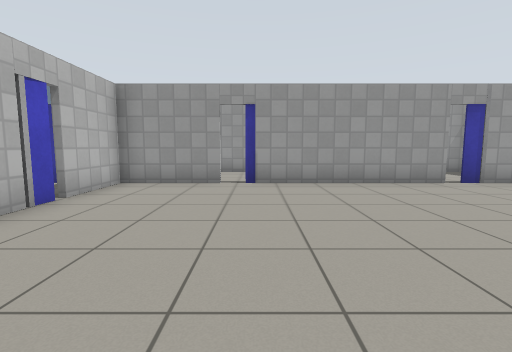
[1] (above)

15 first-person views from a walk through a Gazebo world. The camera is 0.94 m above the floor, tilts 6° down and sees 85° across. The floor is counted in squares, 1 m on a side. Each view is taken from the middle of a square. On the plan, view 1 faces up. The plan holds only what a view shows up to about 11 squares ahead; the rest is blank. The robots in the file are not drawn. Simple patterns stand in for the simulator's built-in surfaces. Simple shapes stand in for some stock models.

[2]
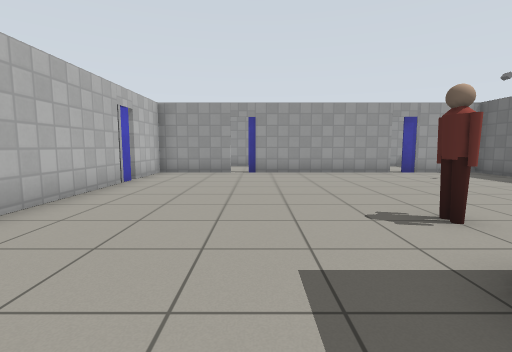

[3]
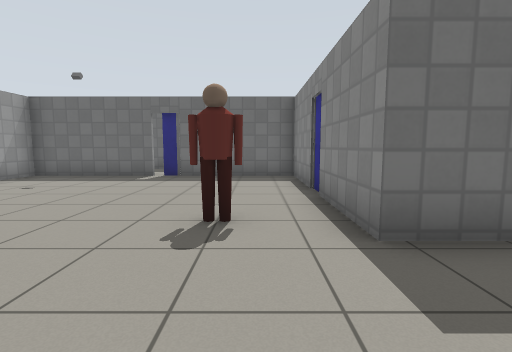

[4]
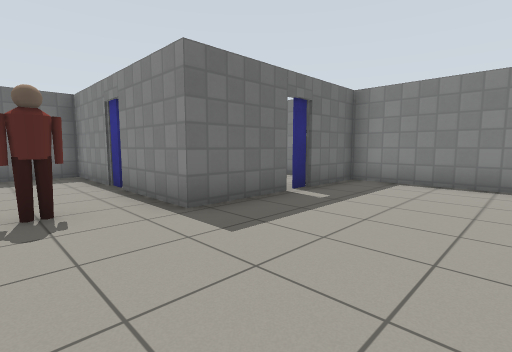

[5]
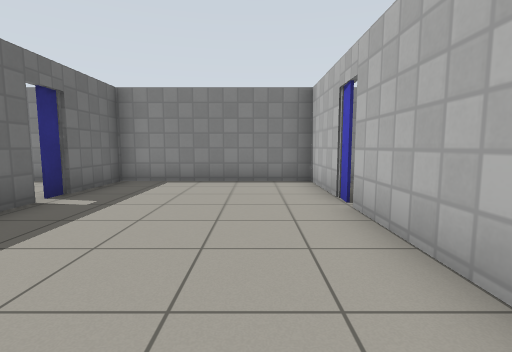

[6]
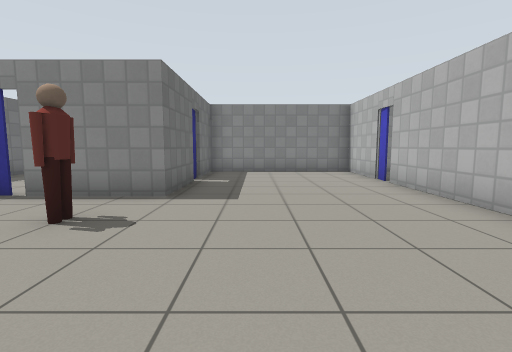

[7]
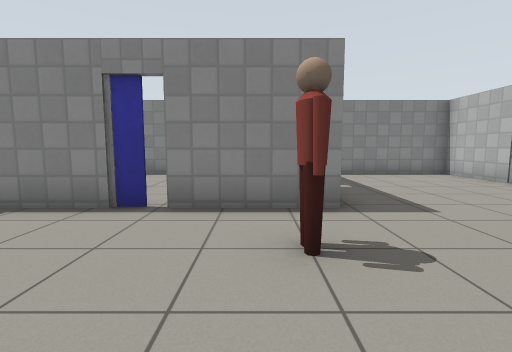

[8]
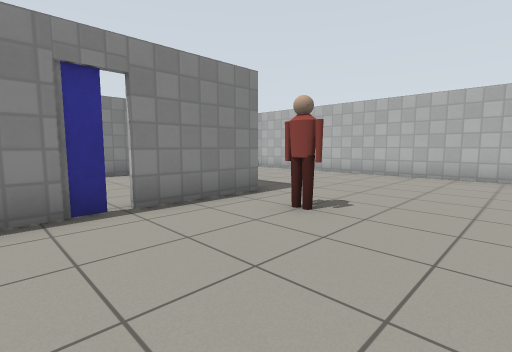

[9]
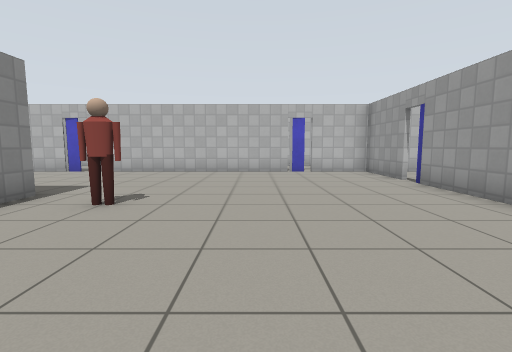

[10]
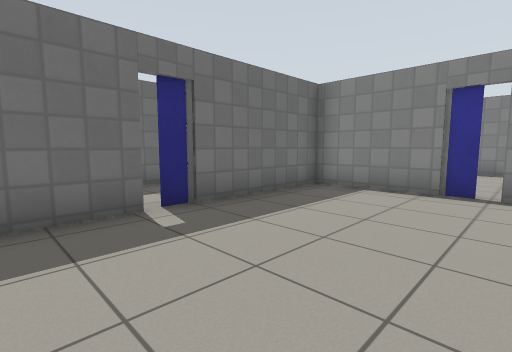

[11]
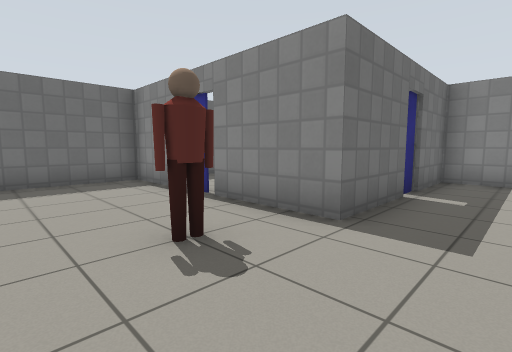

[12]
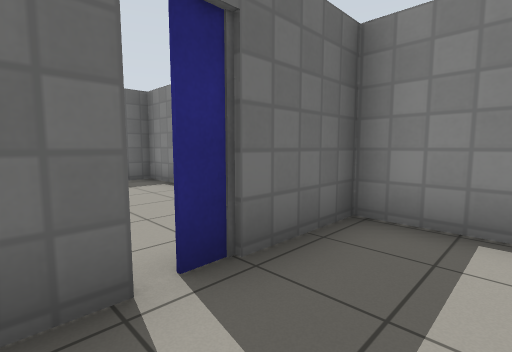

[13]
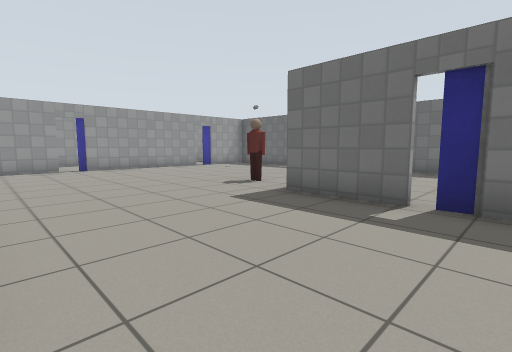

[14]
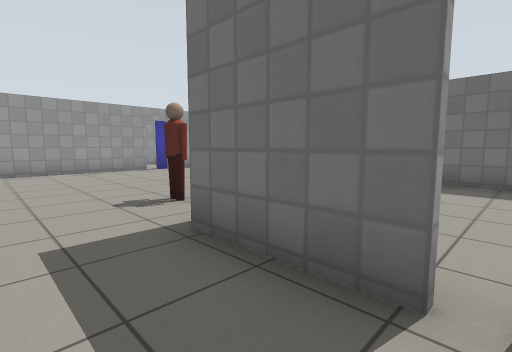

[15]
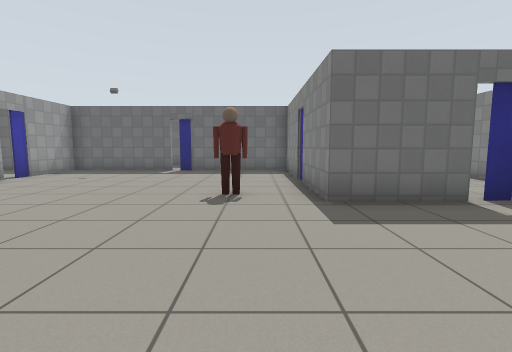

### Floor plan
Points are (right, up) in squares from view 1. A wall is a line through its corners. A room is listed if a view was taken in it or the views show most of it. See-through windows are left out.
Room 1 (views 1, 2, 3, 4, 5, 6, 7, 8, 9, 10, 11, 12, 13, 14, 15)
walls: (1.7, -3.6) (1.7, -1.2) (4.4, -1.2); (5.2, -1.2) (8, -1.2) (8, 2.5); (-3.5, 3.5) (-3.5, -3.4); (-0.9, 7.2) (-3.5, 7.2) (-3.5, 5); (-3.5, -4.4) (-3.5, -6.6); (5, 7.2) (-0.4, 7.2); (8, 3.4) (8, 7.2) (6.4, 7.2); (-5.1, -6.6) (1.7, -6.6) (1.7, -4.5)
ways out: opening at (5, -1) to room 2; open door at (-4, 5); open door at (-0.5, 7); open door at (5, 7); gap at (-4, -3)
objects: door leaf (2, -4); person (2, 0) to (2, 1); door leaf (5, -1); door leaf (6, 7)
Room 2 (no view inside)
walls: (2.4, -6.6) (8, -6.6) (8, -1.9)
ways out: opening at (5, -1) to room 1

Where each view was taken, in squares from view 1:
view 1: 0 up, 0 right, facing up
view 2: 3 down, 0 right, facing up
view 3: 0 up, 1 left, facing right
view 4: 1 up, 2 left, facing down-right
view 5: 1 up, 2 left, facing down
view 6: 4 up, 0 right, facing down
view 7: 3 up, 3 right, facing down
view 8: 3 up, 6 right, facing down-left
view 9: 3 up, 7 right, facing left
view 10: 5 up, 4 right, facing down-right
view 11: 2 up, 0 right, facing down-right
view 12: 3 down, 0 right, facing down-right
view 13: 5 down, 3 left, facing up-right
view 14: 4 down, 0 right, facing up-right
view 15: 0 up, 3 left, facing right
